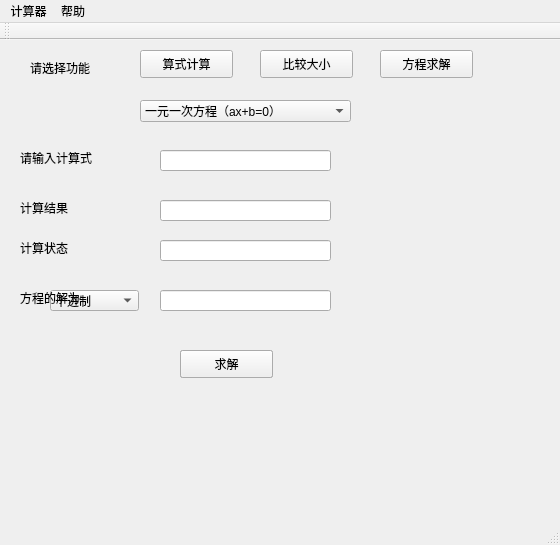
<?xml version="1.0" encoding="UTF-8"?>
<ui version="4.0">
 <class>MainWindow</class>
 <widget class="QMainWindow" name="MainWindow">
  <property name="geometry">
   <rect>
    <x>0</x>
    <y>0</y>
    <width>560</width>
    <height>545</height>
   </rect>
  </property>
  <property name="windowTitle">
   <string>MainWindow</string>
  </property>
  <widget class="QWidget" name="centralWidget">
   <widget class="QLineEdit" name="lineEdit">
    <property name="geometry">
     <rect>
      <x>160</x>
      <y>110</y>
      <width>171</width>
      <height>21</height>
     </rect>
    </property>
   </widget>
   <widget class="QLineEdit" name="lineEdit_2">
    <property name="geometry">
     <rect>
      <x>160</x>
      <y>160</y>
      <width>171</width>
      <height>21</height>
     </rect>
    </property>
   </widget>
   <widget class="QPushButton" name="pushButton">
    <property name="geometry">
     <rect>
      <x>180</x>
      <y>310</y>
      <width>93</width>
      <height>28</height>
     </rect>
    </property>
    <property name="text">
     <string>计算</string>
    </property>
   </widget>
   <widget class="QLineEdit" name="lineEdit_3">
    <property name="geometry">
     <rect>
      <x>160</x>
      <y>200</y>
      <width>171</width>
      <height>21</height>
     </rect>
    </property>
   </widget>
   <widget class="QComboBox" name="comboBox">
    <property name="geometry">
     <rect>
      <x>50</x>
      <y>250</y>
      <width>89</width>
      <height>21</height>
     </rect>
    </property>
    <item>
     <property name="text">
      <string>十进制</string>
     </property>
    </item>
    <item>
     <property name="text">
      <string>二进制</string>
     </property>
    </item>
    <item>
     <property name="text">
      <string>八进制</string>
     </property>
    </item>
    <item>
     <property name="text">
      <string>十六进制</string>
     </property>
    </item>
   </widget>
   <widget class="QLineEdit" name="lineEdit_4">
    <property name="geometry">
     <rect>
      <x>160</x>
      <y>250</y>
      <width>171</width>
      <height>21</height>
     </rect>
    </property>
   </widget>
   <widget class="QPushButton" name="pushButton_2">
    <property name="geometry">
     <rect>
      <x>260</x>
      <y>10</y>
      <width>93</width>
      <height>28</height>
     </rect>
    </property>
    <property name="text">
     <string>比较大小</string>
    </property>
   </widget>
   <widget class="QPushButton" name="pushButton_3">
    <property name="geometry">
     <rect>
      <x>140</x>
      <y>10</y>
      <width>93</width>
      <height>28</height>
     </rect>
    </property>
    <property name="text">
     <string>算式计算</string>
    </property>
   </widget>
   <widget class="QPushButton" name="pushButton_4">
    <property name="geometry">
     <rect>
      <x>380</x>
      <y>10</y>
      <width>93</width>
      <height>28</height>
     </rect>
    </property>
    <property name="text">
     <string>方程求解</string>
    </property>
   </widget>
   <widget class="QLabel" name="label">
    <property name="geometry">
     <rect>
      <x>30</x>
      <y>20</y>
      <width>81</width>
      <height>16</height>
     </rect>
    </property>
    <property name="text">
     <string>请选择功能</string>
    </property>
   </widget>
   <widget class="QLabel" name="label_2">
    <property name="geometry">
     <rect>
      <x>20</x>
      <y>200</y>
      <width>131</width>
      <height>16</height>
     </rect>
    </property>
    <property name="text">
     <string>计算状态</string>
    </property>
   </widget>
   <widget class="QPushButton" name="compare">
    <property name="geometry">
     <rect>
      <x>180</x>
      <y>310</y>
      <width>93</width>
      <height>28</height>
     </rect>
    </property>
    <property name="text">
     <string>比较</string>
    </property>
   </widget>
   <widget class="QComboBox" name="comboBox_2">
    <property name="geometry">
     <rect>
      <x>140</x>
      <y>60</y>
      <width>211</width>
      <height>22</height>
     </rect>
    </property>
    <item>
     <property name="text">
      <string>一元一次方程（ax+b=0）</string>
     </property>
    </item>
    <item>
     <property name="text">
      <string>一元二次方程（ax^2)</string>
     </property>
    </item>
    <item>
     <property name="text">
      <string>指数函数方程（a^x=b）</string>
     </property>
    </item>
    <item>
     <property name="text">
      <string>指数函数方程（x^a=b）</string>
     </property>
    </item>
    <item>
     <property name="text">
      <string>对数函数方程（log x(a)=b）</string>
     </property>
    </item>
    <item>
     <property name="text">
      <string>对数函数方程（log a(x)=b）</string>
     </property>
    </item>
    <item>
     <property name="text">
      <string>反比例函数方程</string>
     </property>
    </item>
   </widget>
   <widget class="QPushButton" name="solve">
    <property name="geometry">
     <rect>
      <x>180</x>
      <y>310</y>
      <width>93</width>
      <height>28</height>
     </rect>
    </property>
    <property name="text">
     <string>求解</string>
    </property>
   </widget>
   <widget class="QLabel" name="label_3">
    <property name="geometry">
     <rect>
      <x>20</x>
      <y>110</y>
      <width>121</width>
      <height>16</height>
     </rect>
    </property>
    <property name="text">
     <string>请输入计算式</string>
    </property>
   </widget>
   <widget class="QLabel" name="label_4">
    <property name="geometry">
     <rect>
      <x>20</x>
      <y>160</y>
      <width>111</width>
      <height>16</height>
     </rect>
    </property>
    <property name="text">
     <string>计算结果</string>
    </property>
   </widget>
   <widget class="QLabel" name="label_5">
    <property name="geometry">
     <rect>
      <x>20</x>
      <y>250</y>
      <width>72</width>
      <height>15</height>
     </rect>
    </property>
    <property name="text">
     <string>方程的解为</string>
    </property>
   </widget>
  </widget>
  <widget class="QMenuBar" name="menuBar">
   <property name="geometry">
    <rect>
     <x>0</x>
     <y>0</y>
     <width>560</width>
     <height>26</height>
    </rect>
   </property>
   <widget class="QMenu" name="menu">
    <property name="title">
     <string>计算器</string>
    </property>
   </widget>
   <widget class="QMenu" name="menu_2">
    <property name="title">
     <string>帮助</string>
    </property>
    <addaction name="action"/>
   </widget>
   <addaction name="menu"/>
   <addaction name="menu_2"/>
  </widget>
  <widget class="QToolBar" name="mainToolBar">
   <attribute name="toolBarArea">
    <enum>TopToolBarArea</enum>
   </attribute>
   <attribute name="toolBarBreak">
    <bool>false</bool>
   </attribute>
  </widget>
  <widget class="QStatusBar" name="statusBar"/>
  <action name="action">
   <property name="text">
    <string>说明</string>
   </property>
  </action>
 </widget>
 <layoutdefault spacing="6" margin="11"/>
 <resources/>
 <connections/>
</ui>
